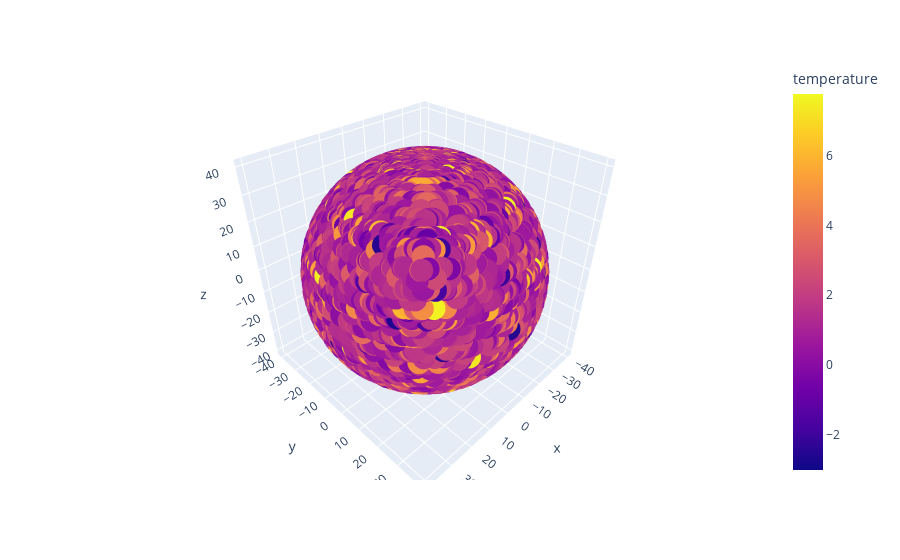

Notebook source saved alongside this figure:
### Code cell
import plotly.express as px
#df = px.data.election()
fig = px.scatter_3d(df, x="x", y="y", z="z",color='temperature')
fig.show()

### Figure 1 — Plotly figure (JSON) as saved in the notebook; plotly's stock layout.template omitted (floating-point values rounded to 4 significant figures; data arrays with more than 128 entries replaced by an {"elided": "..."} marker saying what was removed)
{"data": [{"hovertemplate": "x=%{x}<br>y=%{y}<br>z=%{z}<br>temperature=%{marker.color}<extra></extra>", "legendgroup": "", "marker": {"color": {"elided": "5498 float values"}, "coloraxis": "coloraxis", "symbol": "circle"}, "mode": "markers", "name": "", "scene": "scene", "showlegend": false, "type": "scatter3d", "x": {"elided": "5498 float values"}, "y": {"elided": "5498 float values"}, "z": {"elided": "5498 float values"}}], "layout": {"coloraxis": {"colorbar": {"title": {"text": "temperature"}}, "colorscale": [[0, "#0d0887"], [0.1111, "#46039f"], [0.2222, "#7201a8"], [0.3333, "#9c179e"], [0.4444, "#bd3786"], [0.5556, "#d8576b"], [0.6667, "#ed7953"], [0.7778, "#fb9f3a"], [0.8889, "#fdca26"], [1, "#f0f921"]]}, "legend": {"tracegroupgap": 0}, "margin": {"t": 60}, "scene": {"domain": {"x": [0, 1], "y": [0, 1]}, "xaxis": {"title": {"text": "x"}}, "yaxis": {"title": {"text": "y"}}, "zaxis": {"title": {"text": "z"}}}}}
